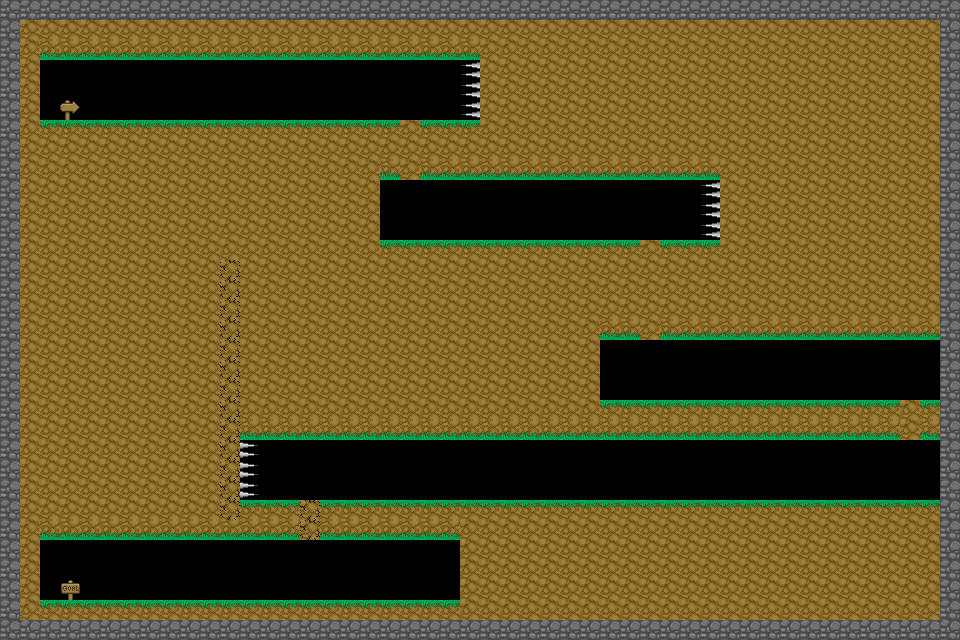

Tiled map render using the project's own tile images. Description and the whole map definition, tile-layer contents included, below:
An orthogonal 48x32 tile map with 20x20 px tiles, 1 tile layer (Calque de Tuiles 1).

<map version="1.5" tiledversion="2021.03.23" orientation="orthogonal" renderorder="left-down" width="48" height="32" tilewidth="20" tileheight="20" infinite="0" nextlayerid="2" nextobjectid="1"><tileset firstgid="1" source="Lemmings tiles.tsx" /><layer id="1" name="Calque de Tuiles 1" width="48" height="32"><data encoding="csv">14,14,14,14,14,14,14,14,14,14,14,14,14,14,14,14,14,14,14,14,14,14,14,14,14,14,14,14,14,14,14,14,14,14,14,14,14,14,14,14,14,14,14,14,14,14,14,14,14,40,40,40,40,40,40,40,40,40,40,40,40,40,40,40,40,40,40,40,40,40,40,40,40,40,40,40,40,40,40,40,40,40,40,40,40,40,40,40,40,40,40,40,40,40,40,14,14,40,53,53,53,53,53,53,53,53,53,53,53,53,53,53,53,53,53,53,53,53,53,53,40,40,40,40,40,40,40,40,40,40,40,40,40,40,40,40,40,40,40,40,40,40,40,14,14,40,0,0,0,0,0,0,0,0,0,0,0,0,0,0,0,0,0,0,0,0,0,6,40,40,40,40,40,40,40,40,40,40,40,40,40,40,40,40,40,40,40,40,40,40,40,14,14,40,0,0,0,0,0,0,0,0,0,0,0,0,0,0,0,0,0,0,0,0,0,6,40,40,40,40,40,40,40,40,40,40,40,40,40,40,40,40,40,40,40,40,40,40,40,14,14,40,0,1,0,0,0,0,0,0,0,0,0,0,0,0,0,0,0,0,0,0,0,6,40,40,40,40,40,40,40,40,40,40,40,40,40,40,40,40,40,40,40,40,40,40,40,14,14,40,27,27,27,27,27,27,27,27,27,27,27,27,27,27,27,27,27,27,40,27,27,27,40,40,40,40,40,40,40,40,40,40,40,40,40,40,40,40,40,40,40,40,40,40,40,14,14,40,40,40,40,40,40,40,40,40,40,40,40,40,40,40,40,40,40,40,40,40,40,40,40,40,40,40,40,40,40,40,40,40,40,40,40,40,40,40,40,40,40,40,40,40,40,14,14,40,40,40,40,40,40,40,40,40,40,40,40,40,40,40,40,40,40,53,40,53,53,53,53,53,53,53,53,53,53,53,53,53,53,53,40,40,40,40,40,40,40,40,40,40,40,14,14,40,40,40,40,40,40,40,40,40,40,40,40,40,40,40,40,40,40,0,0,0,0,0,0,0,0,0,0,0,0,0,0,0,0,6,40,40,40,40,40,40,40,40,40,40,40,14,14,40,40,40,40,40,40,40,40,40,40,40,40,40,40,40,40,40,40,0,0,0,0,0,0,0,0,0,0,0,0,0,0,0,0,6,40,40,40,40,40,40,40,40,40,40,40,14,14,40,40,40,40,40,40,40,40,40,40,40,40,40,40,40,40,40,40,0,0,0,0,0,0,0,0,0,0,0,0,0,0,0,0,6,40,40,40,40,40,40,40,40,40,40,40,14,14,40,40,40,40,40,40,40,40,40,40,40,40,40,40,40,40,40,40,27,27,27,27,27,27,27,27,27,27,27,27,27,40,27,27,27,40,40,40,40,40,40,40,40,40,40,40,14,14,40,40,40,40,40,40,40,40,40,40,41,40,40,40,40,40,40,40,40,40,40,40,40,40,40,40,40,40,40,40,40,40,40,40,40,40,40,40,40,40,40,40,40,40,40,40,14,14,40,40,40,40,40,40,40,40,40,40,41,40,40,40,40,40,40,40,40,40,40,40,40,40,40,40,40,40,40,40,40,40,40,40,40,40,40,40,40,40,40,40,40,40,40,40,14,14,40,40,40,40,40,40,40,40,40,40,41,40,40,40,40,40,40,40,40,40,40,40,40,40,40,40,40,40,40,40,40,40,40,40,40,40,40,40,40,40,40,40,40,40,40,40,14,14,40,40,40,40,40,40,40,40,40,40,41,40,40,40,40,40,40,40,40,40,40,40,40,40,40,40,40,40,40,53,53,40,53,53,53,53,53,53,53,53,53,53,53,53,53,53,14,14,40,40,40,40,40,40,40,40,40,40,41,40,40,40,40,40,40,40,40,40,40,40,40,40,40,40,40,40,40,0,0,0,0,0,0,0,0,0,0,0,0,0,0,0,0,0,14,14,40,40,40,40,40,40,40,40,40,40,41,40,40,40,40,40,40,40,40,40,40,40,40,40,40,40,40,40,40,0,0,0,0,0,0,0,0,0,0,0,0,0,0,0,0,0,14,14,40,40,40,40,40,40,40,40,40,40,41,40,40,40,40,40,40,40,40,40,40,40,40,40,40,40,40,40,40,0,0,0,0,0,0,0,0,0,0,0,0,0,0,0,0,0,14,14,40,40,40,40,40,40,40,40,40,40,41,40,40,40,40,40,40,40,40,40,40,40,40,40,40,40,40,40,40,27,27,27,27,27,27,27,27,27,27,27,27,27,27,27,40,27,14,14,40,40,40,40,40,40,40,40,40,40,41,53,53,53,53,53,53,53,53,53,53,53,53,53,53,53,53,53,53,53,53,53,53,53,53,53,53,53,53,53,53,53,53,53,40,53,14,14,40,40,40,40,40,40,40,40,40,40,41,5,0,0,0,0,0,0,0,0,0,0,0,0,0,0,0,0,0,0,0,0,0,0,0,0,0,0,0,0,0,0,0,0,0,0,14,14,40,40,40,40,40,40,40,40,40,40,41,5,0,0,0,0,0,0,0,0,0,0,0,0,0,0,0,0,0,0,0,0,0,0,0,0,0,0,0,0,0,0,0,0,0,0,14,14,40,40,40,40,40,40,40,40,40,40,41,5,0,0,0,0,0,0,0,0,0,0,0,0,0,0,0,0,0,0,0,0,0,0,0,0,0,0,0,0,0,0,0,0,0,0,14,14,40,40,40,40,40,40,40,40,40,40,41,27,27,27,41,27,27,27,27,27,27,27,27,27,27,27,27,27,27,27,27,27,27,27,27,27,27,27,27,27,27,27,27,27,27,27,14,14,40,53,53,53,53,53,53,53,53,53,53,53,53,53,41,53,53,53,53,53,53,53,40,40,40,40,40,40,40,40,40,40,40,40,40,40,40,40,40,40,40,40,40,40,40,40,14,14,40,0,0,0,0,0,0,0,0,0,0,0,0,0,0,0,0,0,0,0,0,0,40,40,40,40,40,40,40,40,40,40,40,40,40,40,40,40,40,40,40,40,40,40,40,40,14,14,40,0,0,0,0,0,0,0,0,0,0,0,0,0,0,0,0,0,0,0,0,0,40,40,40,40,40,40,40,40,40,40,40,40,40,40,40,40,40,40,40,40,40,40,40,40,14,14,40,0,2,0,0,0,0,0,0,0,0,0,0,0,0,0,0,0,0,0,0,0,40,40,40,40,40,40,40,40,40,40,40,40,40,40,40,40,40,40,40,40,40,40,40,40,14,14,40,27,27,27,27,27,27,27,27,27,27,27,27,27,27,27,27,27,27,27,27,27,40,40,40,40,40,40,40,40,40,40,40,40,40,40,40,40,40,40,40,40,40,40,40,40,14,14,14,14,14,14,14,14,14,14,14,14,14,14,14,14,14,14,14,14,14,14,14,14,14,14,14,14,14,14,14,14,14,14,14,14,14,14,14,14,14,14,14,14,14,14,14,14,14</data></layer></map>